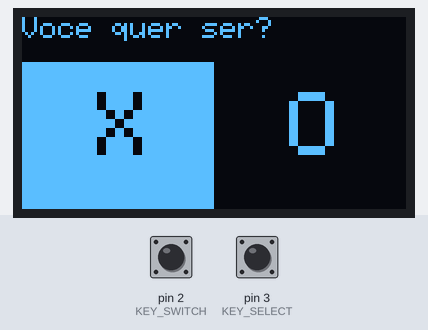
Recording of a sketch running on a simulated Arduino Uno, built with avr-gcc and run on an emulated ATmega328P. Shown: 128×64 one-colour display. The test bench sets the inputs (shaded band); at power-on: pin 2 (KEY_SWITCH) LOW, pin 3 (KEY_SELECT) LOW. Random numbers use the default seed unless the sketch sets one.

Above: at 5.2 s.
5.3 s: pin 2 (KEY_SWITCH) pulled HIGH for 1 s
At 5.52 s:
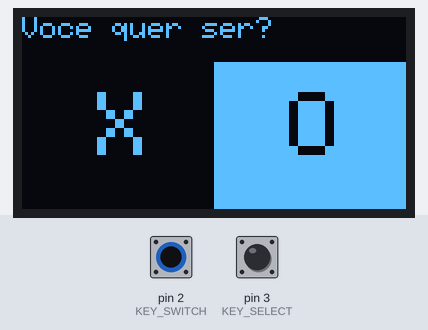
7.8 s: pin 3 (KEY_SELECT) pulled HIGH for 0.15 s
At 8.7 s:
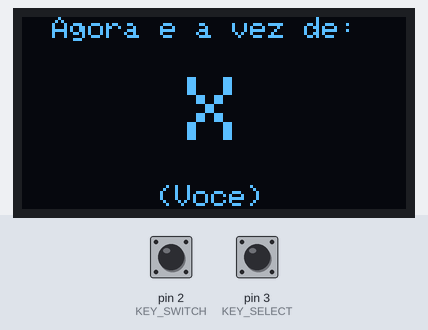
10.9 s: pin 2 (KEY_SWITCH) pulled HIGH for 0.15 s
At 11.9 s:
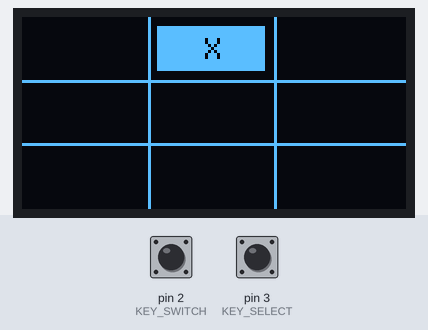
12.7 s: pin 3 (KEY_SELECT) pulled HIGH for 1 s
At 13.1 s:
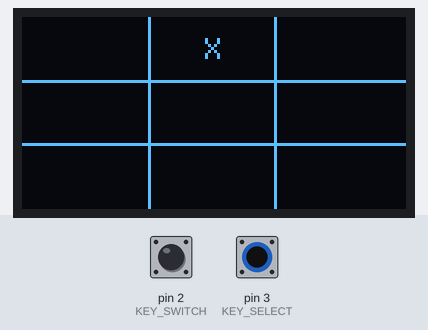
25.7 s: pin 3 (KEY_SELECT) pulled HIGH for 3.2 s
At 27.5 s:
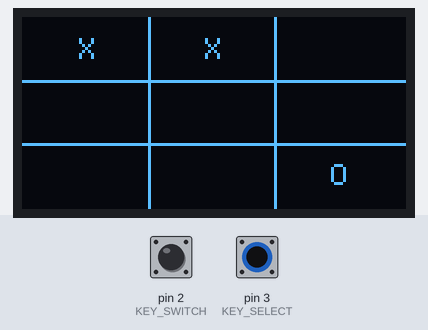
Timing chart, 0 to 29.0 s (numbered marks = the images above; inputs shaded):
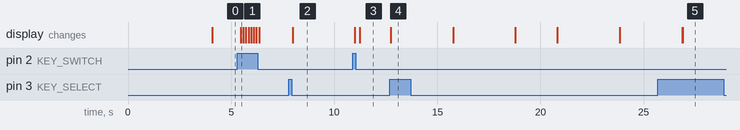

Measured:
- after the input at 5.3 s, the display: changes after 0.16 s (image 1)
- after the input at 7.8 s, the display: changes after 0.18 s (image 2)
- after the input at 12.7 s, the display: changes at once (image 4)

The sketch:

jogo_da_velha.ino
```cpp
#include <SPI.h>
#include <Wire.h>
#include <Adafruit_GFX.h>

#include <Adafruit_SH110X.h>

// Display Setitings
#define SCREEN_WIDTH 128 // OLED display width, in pixels
#define SCREEN_HEIGHT 64 // OLED display height, in pixels

// Display
// OLED_SCL 13
// OLED_SDA (MOSI) 11
#define OLED_RST   10
#define OLED_DC    9
#define OLED_CS    -1

// Create the OLED display
Adafruit_SH1106G display = Adafruit_SH1106G(SCREEN_WIDTH, SCREEN_HEIGHT, &SPI, OLED_DC, OLED_RST, OLED_CS, 8000000);

#define INIT_DSP display.begin(0, true)
#define DSP_COLOR_WHITE SH110X_WHITE
#define DSP_COLOR_BLACK SH110X_BLACK

// Default state: 0v
// Pressed state: 5v
// Use pull down resistors
#define KEY_SWITCH PIND2
#define KEY_SELECT PIND3

#define SYMBOL_O 0
#define SYMBOL_X 1
#define NO_PLAYER 255

// Every line is a uint8_t int.
// Every column is a 2 bit part of line integer
//
// Every 2 bit group means:
// The MSB means if plaze is in use
// The LSB means the player of the plaze, only if plaze is in use
uint8_t positions[3];
uint8_t personPlayerIs;

// ---------------------------
// Table Manipulation Helpers
// ---------------------------
uint8_t isPlaceFree(uint8_t x, uint8_t y) {
  uint8_t xStack = positions[x];
  uint8_t plaze = xStack >> (y * 2);
  return ((plaze >> 1) & 0x1) == 0;
}

uint8_t isRowFull(uint8_t x) {
  return isPlaceFree(x, 0) == 0 && isPlaceFree(x, 1) == 0 && isPlaceFree(x, 2) == 0;
}

uint8_t isColumnFull(uint8_t y) {
  return isPlaceFree(0, y) == 0 && isPlaceFree(1, y) == 0 && isPlaceFree(2, y) == 0;
}

uint8_t isFirstDiagonalFull() {
  return isPlaceFree(0, 0) == 0 && isPlaceFree(1, 1) == 0 && isPlaceFree(2, 2) == 0;
}

uint8_t isSecondDiagonalFull() {
  return isPlaceFree(0, 2) == 0 && isPlaceFree(1, 1) == 0 && isPlaceFree(2, 0) == 0;
}

uint8_t getPlayerOfPlace(uint8_t x, uint8_t y) {
  if (isPlaceFree(x, y)) {
    return NO_PLAYER;
  }

  uint8_t xStack = positions[x];
  uint8_t plaze = xStack >> (y * 2);
  return plaze & 0x1;
}

void setPlacePlayerX(uint8_t x, uint8_t y) {
  uint8_t xStack = positions[x];
  uint8_t plaze = SYMBOL_X << (y * 2);
  plaze = plaze | (1 << (y * 2) + 1);

  positions[x] = xStack | plaze;
}

void setPlacePlayerO(uint8_t x, uint8_t y) {
  uint8_t xStack = positions[x];
  uint8_t plaze = SYMBOL_O << (y * 2);
  plaze = plaze | (1 << (y * 2) + 1);

  positions[x] = xStack | plaze;
}

uint8_t getWinPlayer() {
  if (
    isRowFull(0) && getPlayerOfPlace(0, 0) == getPlayerOfPlace(0, 1) && getPlayerOfPlace(0, 1) == getPlayerOfPlace(0, 2)
  ) {
    return getPlayerOfPlace(0, 2);
  }

  if (
    isRowFull(1) && getPlayerOfPlace(1, 0) == getPlayerOfPlace(1, 1) && getPlayerOfPlace(1, 1) == getPlayerOfPlace(1, 2)
  ) {
    return getPlayerOfPlace(1, 2);
  }

  if (
    isRowFull(2) && getPlayerOfPlace(2, 0) == getPlayerOfPlace(2, 1) && getPlayerOfPlace(2, 1) == getPlayerOfPlace(2, 2)
  ) {
    return getPlayerOfPlace(2, 2);
  }

  if (
    isColumnFull(0) && getPlayerOfPlace(0, 0) == getPlayerOfPlace(1, 0) && getPlayerOfPlace(1, 0) == getPlayerOfPlace(2, 0)
  ) {
    return getPlayerOfPlace(2, 0);
  }

  if (
    isColumnFull(1) && getPlayerOfPlace(0, 1) == getPlayerOfPlace(1, 1) && getPlayerOfPlace(1, 1) == getPlayerOfPlace(2, 1)
  ) {
    return getPlayerOfPlace(2, 1);
  }

  if (
    isColumnFull(2) && getPlayerOfPlace(0, 2) == getPlayerOfPlace(1, 2) && getPlayerOfPlace(1, 2) == getPlayerOfPlace(2, 2)
  ) {
    return getPlayerOfPlace(2, 2);
  }

  if (
    isFirstDiagonalFull() && getPlayerOfPlace(0, 0) == getPlayerOfPlace(1, 1) && getPlayerOfPlace(1, 1) == getPlayerOfPlace(2, 2)
  ) {
    return getPlayerOfPlace(2, 2);
  }

  if (
    isSecondDiagonalFull() && getPlayerOfPlace(0, 2) == getPlayerOfPlace(1, 1) && getPlayerOfPlace(1, 1) == getPlayerOfPlace(2, 0)
  ) {
    return getPlayerOfPlace(2, 0);
  }

  return NO_PLAYER;
}

uint8_t endOfGame() {
  if (getWinPlayer() != NO_PLAYER) {
    return 1;
  }

  return isRowFull(0) && isRowFull(1) && isRowFull(2);
}

uint8_t isRowWon(uint8_t x) {
  return isRowFull(x) && getPlayerOfPlace(x, 0) == getPlayerOfPlace(x, 1) && getPlayerOfPlace(x, 1) == getPlayerOfPlace(x, 2);
}

uint8_t isColumnWon(uint8_t y) {
  return isColumnFull(y) && getPlayerOfPlace(0, y) == getPlayerOfPlace(1, y) && getPlayerOfPlace(1, y) == getPlayerOfPlace(2, y);
}

uint8_t isFirstDiagonalWon() {
  return isFirstDiagonalFull() && getPlayerOfPlace(0, 0) == getPlayerOfPlace(1, 1) && getPlayerOfPlace(1, 1) == getPlayerOfPlace(2, 2);
}

uint8_t isSecondDiagonalWon() {
  return isSecondDiagonalFull() && getPlayerOfPlace(0, 2) == getPlayerOfPlace(1, 1) && getPlayerOfPlace(1, 1) == getPlayerOfPlace(2, 0);
}

// Printing functions

#define SYMBOL_X_PAD 19
#define SYMBOL_Y_PAD 7

uint16_t getCharColorForPosition(uint8_t x, uint8_t y) {
  if (isRowWon(x) || isColumnWon(y)) {
    return DSP_COLOR_BLACK;
  }

  if (isFirstDiagonalWon() && x == y) {
    return DSP_COLOR_BLACK;
  }

  if (isSecondDiagonalWon() && x == (2 - y)) {
    return DSP_COLOR_BLACK;
  }

  return DSP_COLOR_WHITE;
}

void printTable() {
  display.drawLine(0, 21, SCREEN_WIDTH, 21, DSP_COLOR_WHITE);
  display.drawLine(0, 42, SCREEN_WIDTH, 42, DSP_COLOR_WHITE);

  display.drawLine(42, 0, 42, SCREEN_HEIGHT, DSP_COLOR_WHITE);
  display.drawLine(84, 0, 84, SCREEN_HEIGHT, DSP_COLOR_WHITE);

  for (uint8_t i = 0; i < 3; i++) {
    if (isRowWon(i)) {
      display.fillRect(0, (i * 21), SCREEN_WIDTH, 22, DSP_COLOR_WHITE);
    }
    if (isColumnWon(i)) {
      display.fillRect((i * 42), 0, 43, SCREEN_HEIGHT, DSP_COLOR_WHITE);
    }
  }

  if (isFirstDiagonalWon()) {
    display.fillRect(0, 0, 42, 21, DSP_COLOR_WHITE);
    display.fillRect(42, 21, 42, 21, DSP_COLOR_WHITE);
    display.fillRect(84, 42, 42, 21, DSP_COLOR_WHITE);
  }

  if (isSecondDiagonalWon()) {
    display.fillRect(84, 0, 42, 21, DSP_COLOR_WHITE);
    display.fillRect(42, 21, 42, 21, DSP_COLOR_WHITE);
    display.fillRect(0, 42, 42, 21, DSP_COLOR_WHITE);
  }

  display.setTextSize(1);

  for (uint8_t x = 0; x < 3; x++) {
    for (uint8_t y = 0; y < 3; y++) {
      if (isPlaceFree(x, y) == 0) {
        display.setCursor((y * 42) + SYMBOL_X_PAD, (x * 21) + SYMBOL_Y_PAD);
        display.setTextColor(getCharColorForPosition(x, y));

        if (getPlayerOfPlace(x, y) == SYMBOL_X) {
          display.print("X");
        } else {
          display.print("O");
        }
      }
    }
  }
}

void printSelectedPosition(uint8_t sx, uint8_t sy, uint8_t symbol) {
  display.setTextSize(1);

  for (uint8_t x = 0; x < 3; x++) {
    for (uint8_t y = 0; y < 3; y++) {
      if (sx == x && sy == y) {
        display.fillRect((42*y) + 3, (21*x) + 3, 36, 15, DSP_COLOR_WHITE);
        display.setCursor((42*y) + SYMBOL_X_PAD, (21*x) + SYMBOL_Y_PAD);
        display.setTextColor(DSP_COLOR_BLACK);

        if (symbol == SYMBOL_X) {
          display.print("X");
        } else {
          display.print("O");
        }
      }
    }
  }
}

// Show Player Turn
void showPlayerTurn(uint8_t symbol) {
  display.clearDisplay();
  display.setCursor(10, 0);
  display.setTextSize(1);
  display.setTextColor(DSP_COLOR_WHITE);
  display.print("Agora e a vez de:");

  display.setCursor(55, 20);
  display.setTextSize(3);

  if (symbol == SYMBOL_X) {
    display.print("X");
  } else {
    display.print("O");
  }

  display.setTextSize(1);

  if (symbol == personPlayerIs) {
    display.setCursor(45, 56);
    display.print("(Voce)");
  } else {
    display.setCursor(28, 56);
    display.print("(Computador)");
  }

  display.display();

  delay(3000);
}

// ----------------------
// Person Player Functions
// ----------------------

void personPlay() {
  showPlayerTurn(personPlayerIs);

  uint8_t selected = 0;

  while (1) {
    display.clearDisplay();

    for (uint8_t check = 0; check < 9; check++) {
      if (isPlaceFree(selected / 3, selected % 3) == 0) {
        selected++;
      }

      if (selected > 8) {
        selected = 0;
      }
    }

    printTable();
    printSelectedPosition(selected / 3, selected % 3, personPlayerIs);

    display.display();

    if (digitalRead(KEY_SWITCH) == HIGH) {
      selected++;
      delay(200);
    }

    if (digitalRead(KEY_SELECT) == HIGH) {
      uint8_t x = selected / 3;
      uint8_t y = selected % 3;

      if (isPlaceFree(x, y)) {
        if (personPlayerIs == SYMBOL_X) {
          setPlacePlayerX(x, y);
        } else {
          setPlacePlayerO(x, y);
        }

        break;
      }
    }
  }

  display.clearDisplay();
  printTable();
  display.display();

  delay(3000);
}

// Computer play functions

#define IMPOSSIBLE_PLAY 255

uint8_t getWinnerPoint() {
  uint8_t computerSymbol;

  if (personPlayerIs == SYMBOL_X) {
    computerSymbol = SYMBOL_O;
  } else {
    computerSymbol = SYMBOL_X;
  }

  for (uint8_t x = 0; x < 3; x++) {
    if (isRowFull(x) == 0) {
      if (getPlayerOfPlace(x, 0) == computerSymbol && getPlayerOfPlace(x, 1) == computerSymbol) {
        return (x << 4) | (2);
      }
      if (getPlayerOfPlace(x, 1) == computerSymbol && getPlayerOfPlace(x, 2) == computerSymbol) {
        return (x << 4) | (0);
      }
      if (getPlayerOfPlace(x, 0) == computerSymbol && getPlayerOfPlace(x, 2) == computerSymbol) {
        return (x << 4) | (1);
      }
    }
  }

  for (uint8_t y = 0; y < 3; y++) {
    if (isColumnFull(y) == 0) {
      if (getPlayerOfPlace(0, y) == computerSymbol && getPlayerOfPlace(1, y) == computerSymbol) {
        return (2 << 4) | (y);
      }
      if (getPlayerOfPlace(1, y) == computerSymbol && getPlayerOfPlace(2, y) == computerSymbol) {
        return (0 << 4) | (y);
      }
      if (getPlayerOfPlace(0, y) == computerSymbol && getPlayerOfPlace(2, y) == computerSymbol) {
        return (1 << 4) | (y);
      }
    }
  }

  if (isFirstDiagonalFull() == 0) {
    if (getPlayerOfPlace(0, 0) == computerSymbol && getPlayerOfPlace(1, 1) == computerSymbol) {
      return (2 << 4) | (2);
    }
    if (getPlayerOfPlace(1, 1) == computerSymbol && getPlayerOfPlace(2, 2) == computerSymbol) {
      return (0 << 4) | (0);
    }
    if (getPlayerOfPlace(0, 0) == computerSymbol && getPlayerOfPlace(2, 2) == computerSymbol) {
      return (1 << 4) | (1);
    }
  }

  if (isSecondDiagonalFull() == 0) {
    if (getPlayerOfPlace(0, 2) == computerSymbol && getPlayerOfPlace(1, 1) == computerSymbol) {
      return (2 << 4) | (0);
    }
    if (getPlayerOfPlace(1, 1) == computerSymbol && getPlayerOfPlace(2, 0) == computerSymbol) {
      return (0 << 4) | (2);
    }
    if (getPlayerOfPlace(0, 2) == computerSymbol && getPlayerOfPlace(2, 0) == computerSymbol) {
      return (1 << 4) | (1);
    }
  }

  return IMPOSSIBLE_PLAY;
}

uint8_t getPreventLossPoint() {
  for (uint8_t x = 0; x < 3; x++) {
    if (isRowFull(x) == 0) {
      if (getPlayerOfPlace(x, 0) == personPlayerIs && getPlayerOfPlace(x, 1) == personPlayerIs) {
        return (x << 4) | (2);
      }
      if (getPlayerOfPlace(x, 1) == personPlayerIs && getPlayerOfPlace(x, 2) == personPlayerIs) {
        return (x << 4) | (0);
      }
      if (getPlayerOfPlace(x, 0) == personPlayerIs && getPlayerOfPlace(x, 2) == personPlayerIs) {
        return (x << 4) | (1);
      }
    }
  }

  for (uint8_t y = 0; y < 3; y++) {
    if (isColumnFull(y) == 0) {
      if (getPlayerOfPlace(0, y) == personPlayerIs && getPlayerOfPlace(1, y) == personPlayerIs) {
        return (2 << 4) | (y);
      }
      if (getPlayerOfPlace(1, y) == personPlayerIs && getPlayerOfPlace(2, y) == personPlayerIs) {
        return (0 << 4) | (y);
      }
      if (getPlayerOfPlace(0, y) == personPlayerIs && getPlayerOfPlace(2, y) == personPlayerIs) {
        return (1 << 4) | (y);
      }
    }
  }

  if (isFirstDiagonalFull() == 0) {
    if (getPlayerOfPlace(0, 0) == personPlayerIs && getPlayerOfPlace(1, 1) == personPlayerIs) {
      return (2 << 4) | (2);
    }
    if (getPlayerOfPlace(1, 1) == personPlayerIs && getPlayerOfPlace(2, 2) == personPlayerIs) {
      return (0 << 4) | (0);
    }
    if (getPlayerOfPlace(0, 0) == personPlayerIs && getPlayerOfPlace(2, 2) == personPlayerIs) {
      return (1 << 4) | (1);
    }
  }

  if (isSecondDiagonalFull() == 0) {
    if (getPlayerOfPlace(0, 2) == personPlayerIs && getPlayerOfPlace(1, 1) == personPlayerIs) {
      return (2 << 4) | (0);
    }
    if (getPlayerOfPlace(1, 1) == personPlayerIs && getPlayerOfPlace(2, 0) == personPlayerIs) {
      return (0 << 4) | (2);
    }
    if (getPlayerOfPlace(0, 2) == personPlayerIs && getPlayerOfPlace(2, 0) == personPlayerIs) {
      return (1 << 4) | (1);
    }
  }

  return IMPOSSIBLE_PLAY;
}

uint8_t getRecommendedPlayPoint() {
  uint8_t countPreferentialPoints = isPlaceFree(0, 0) + isPlaceFree(0, 2) + isPlaceFree(2, 0) + isPlaceFree(2, 2);
  uint8_t sorted;

  if (countPreferentialPoints == 0) {
    while (1) {
      sorted = random(0, 9);

      if (isPlaceFree(sorted / 3, sorted % 3)) {
        return ((sorted / 3) << 4) | (sorted % 3);
      }
    }
  }

  sorted = random(0, countPreferentialPoints);
  uint8_t countFree = 0;

  if (isPlaceFree(0, 0)) {
    if (countFree == sorted) {
      return (0 << 4) | 0;
    } else {
      countFree++;
    }
  }

  if (isPlaceFree(0, 2)) {
    if (countFree == sorted) {
      return (0 << 4) | 2;
    } else {
      countFree++;
    }
  }

  if (isPlaceFree(2, 0)) {
    if (countFree == sorted) {
      return (2 << 4) | 0;
    } else {
      countFree++;
    }
  }

  return (2 << 4) | 2;
}

uint8_t getComputerPlayPoint() {
  uint8_t point = getWinnerPoint();

  if (point != IMPOSSIBLE_PLAY) {
    return point;
  }

  point = getPreventLossPoint();

  if (point != IMPOSSIBLE_PLAY) {
    return point;
  }

  return getRecommendedPlayPoint();
}

void computerPlay() {
  showPlayerTurn(!personPlayerIs);

  uint8_t point = getComputerPlayPoint();

  display.clearDisplay();
  printTable();
  printSelectedPosition(point >> 4, point & 0xF, !personPlayerIs);
  display.display();
  delay(2000);

  if (personPlayerIs == SYMBOL_X) {
    setPlacePlayerO(point >> 4, point & 0xF);
  } else {
    setPlacePlayerX(point >> 4, point & 0xF);
  }

  display.clearDisplay();
  printTable();
  display.display();
  delay(3000);
}

// Winner announce

void announceFinish() {
  display.clearDisplay();
  display.setTextColor(DSP_COLOR_WHITE);
  display.setTextSize(2);

  if (getWinPlayer() == NO_PLAYER) {
    display.setCursor(20, 24);
    display.print("Empatou!");
  } else if (getWinPlayer() == personPlayerIs) {
    display.setCursor(44, 10);
    display.print("Voce");
    display.setCursor(30, 34);
    display.print("Ganhou!");
  } else {
    display.setCursor(5, 10);
    display.print("Computador");
    display.setCursor(30, 34);
    display.print("Ganhou!");
  }

  display.display();

  while (1) {
    if (digitalRead(KEY_SELECT) == HIGH) {
      delay(200);
      break;
    }
  }
}

// ----------------------
// Main routine functions
// ----------------------

void setup() {
  if (INIT_DSP == false) {
    while (1);
  }

  display.clearDisplay();
  display.setTextSize(1);
  display.setTextColor(DSP_COLOR_WHITE);
  display.print("Joguinho da\n");
  display.setCursor(20, 25);
  display.setTextSize(2);
  display.print("Velha #");
  display.display();

  delay(4000);

  personPlayerIs = SYMBOL_X;
}

void chooseSymbol() {
  uint8_t symbolXcolor, symbolOcolor, symbolSelected;

  symbolSelected = 0;

  while (symbolSelected == 0) {
    display.clearDisplay();
    display.setTextColor(DSP_COLOR_WHITE);
    display.setTextSize(1);
    display.setCursor(0, 0);
    display.print("Voce quer ser?");

    if (personPlayerIs == SYMBOL_X) {
      display.fillRect(0, 15, SCREEN_WIDTH / 2, SCREEN_HEIGHT - 15, DSP_COLOR_WHITE);
      symbolXcolor = DSP_COLOR_BLACK;
      symbolOcolor = DSP_COLOR_WHITE;
    } else {
      display.fillRect(SCREEN_WIDTH / 2, 15, SCREEN_WIDTH, SCREEN_HEIGHT - 15, DSP_COLOR_WHITE);
      symbolOcolor = DSP_COLOR_BLACK;
      symbolXcolor = DSP_COLOR_WHITE;
    }

    display.setTextSize(3);

    display.setCursor(25, 25);
    display.setTextColor(symbolXcolor);
    display.print("X");

    display.setCursor((SCREEN_WIDTH / 2) + 25, 25);
    display.setTextColor(symbolOcolor);
    display.print("O");

    display.display();

    if (digitalRead(KEY_SWITCH) == HIGH) {
      personPlayerIs = !personPlayerIs;
      delay(100);
    }

    while (digitalRead(KEY_SELECT) == HIGH) {
      symbolSelected = 1;
    }
  }
}


void loop() {
  // Clear table
  positions[0] = 0;
  positions[1] = 0;
  positions[2] = 0;

  chooseSymbol();

  while (1) {
    personPlay();

    if (endOfGame()) {
      break;
    }

    computerPlay();

    if (endOfGame()) {
      break;
    }
  }

  announceFinish();
}
```
